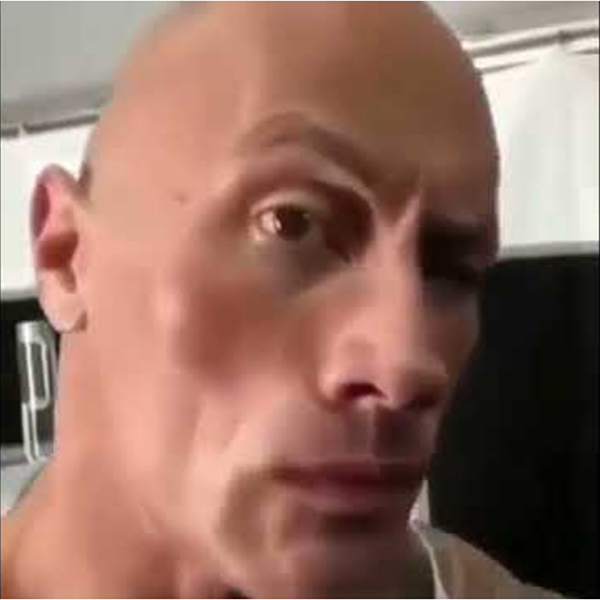
#> input picture pages/1.jpg, 600 x 600 px; its folder holds only this picture in this run
$ python 'Activity 3 - Images.py'
#> lines starting #> are read from the running program, lines starting #| are printed output that depends on the picture
import numpy as np
import cv2
import matplotlib.pyplot as plt

# Reading of Image
i = int(1)
jpg = str(".jpg")
address = str("C:/Users/admin/Desktop/PROG/python_acts/python_exercises/")

img_ = cv2.imread(str(i) + jpg)
#> img_ is the input picture: shape (600, 600, 3); mean B, G, R 98.2, 110.9, 147.4
img_ = cv2.cvtColor(img_, cv2.COLOR_BGR2RGB)
cols, rows = img_.shape[:2]
#> cols = 600; rows = 600
#> the answer given: 1

def translation():

    #Translation
    m_translation_ = np.float32([[1, 0, 100],
                                 [0, 1, 200],
                                 [0, 0, 1]])

    for i in range(1, 5):
        img_ = cv2.imread(address + str(i) + jpg)
        img_ = cv2.cvtColor(img_, cv2.COLOR_BGR2RGB)
        cols, rows = (img_.shape[:2])
#> cols = 600; rows = 600

        translated_img_ = cv2.warpPerspective(img_, m_translation_, (cols, rows))
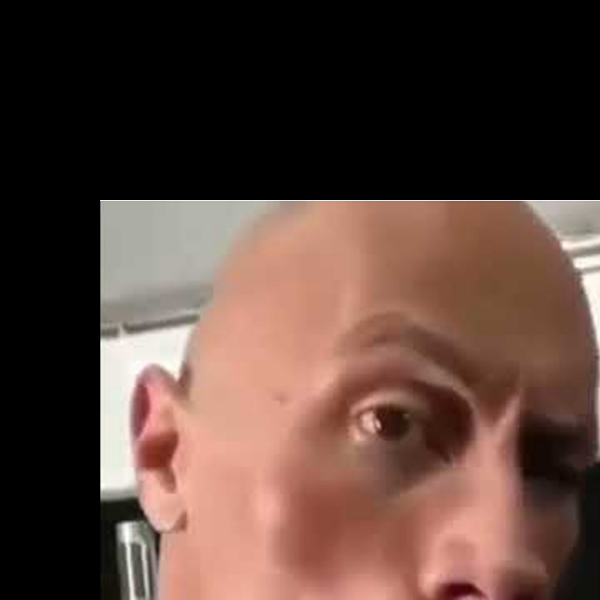
#> translated_img_: shape (600, 600, 3); mean R, G, B 90.3, 66.5, 58.2
        plt.axis('off')
        plt.imshow(translated_img_)
        plt.show()

# [68 lines left out: functions rotation, scaling, shear, reflection, not called in this run]

def main () :
    print("Translation  :: 1")
    print("Rotation     :: 2")
    print("Scaling      :: 3")
    print("Shear        :: 4")
    print("Reflection   :: 5")
    choice = int(input("Input Choice :: "))

    again = "y"

    while(again == "y"):

        if choice == 1:
            translation()

        elif choice == 2:
            rotation()

        elif choice == 3:
            scaling()

        elif choice == 4:
            shear()

        elif choice == 5:
            reflection(rows)

        again = str(input("Continue (y/n): "))

        if again == "n":
            exit()

        print("Translation  :: 1")
        print("Rotation     :: 2")
        print("Scaling      :: 3")
        print("Shear        :: 4")
        print("Reflection   :: 5")
        choice = int(input("Input Choice :: "))


if __name__ == '__main__':
#> (the run stopped early here; a loop or call above may not have finished)
